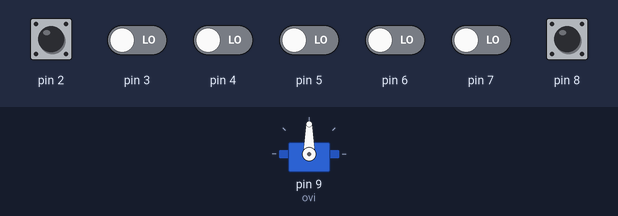
Simulated run of this sketch. Board: Arduino Uno, built with avr-gcc and run on an emulated ATmega328P. On the bench: servo. Inputs (shaded band) come from the test bench; at power-on: pin 2, pin 8 HIGH, pin 3–7 LOW. What the sketch prints to the serial monitor is not drawn.

Above: at 1.7 s.
1.8 s: pin 8 pulled LOW for 0.15 s
At 3.0 s:
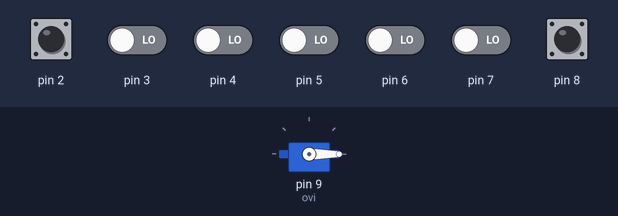
3.9 s: pin 2 pulled LOW for 0.15 s
At 4.36 s:
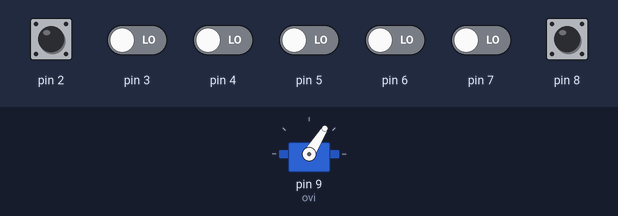
6.0 s: pin 8 pulled LOW for 1 s
At 6.16 s:
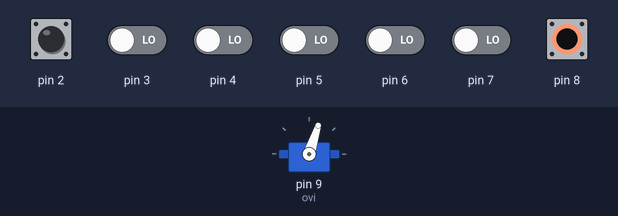
8.5 s: pin 2 pulled LOW for 1 s
At 8.66 s:
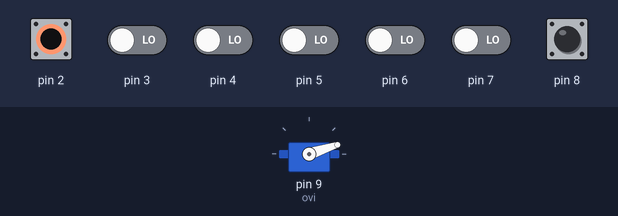
Timing chart, 0 to 11.5 s (numbered marks = the images above; inputs shaded):
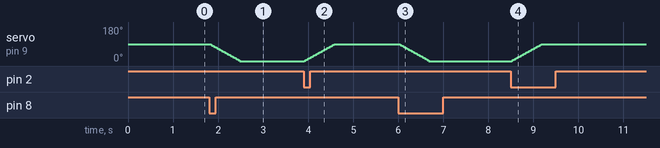

The sketch:

nappiServoOhjaus.ino
```cpp
#include <Servo.h>

Servo ovi;

bool oviAuki = false;

void setup() {
  Serial.begin(115200);

  // --- Servo ---
  ovi.attach(9);
  ovi.write(90); // kiinni
  delay(500);
  Serial.println("SERVO VALMIS");

  // --- Nappien asetus INPUT_PULLUP ---
  DDRD &= ~(1 << DDD2); // D2 input
  PORTD |= (1 << PORTD2); // pull-up D2

  DDRB &= ~(1 << DDB0); // D8 input (PORTB0)
  PORTB |= (1 << PORTB0); // pull-up D8
}

void aukaiseOvi() {
  if (!oviAuki) {
    for (int p = 90; p >= 0; p -= 2) {
      ovi.write(p);
      delay(15);
    }
    oviAuki = true;
  }
}

void suljeOvi() {
  if (oviAuki) {
    for (int p = 0; p <= 90; p += 2) {
      ovi.write(p);
      delay(15);
    }
    oviAuki = false;
  }
}

void loop()
{
  bool nappiKiinni = !(PIND & (1 << PIND2)); // D2 LOW = painettu
  bool nappiAuki = !(PINB & (1 << PINB0));   // D8 LOW = painettu
  if (nappiKiinni) {
    suljeOvi();
  }

  if (nappiAuki) {
    aukaiseOvi();
  }
}
```

Measured:
- after the input at 1.8 s, servo on pin 9 (ovi): moves from 90° to 0° over 0.66 s, starting at once
- after the input at 3.9 s, servo on pin 9 (ovi): moves from 0° to 90° over 0.66 s, starting at once
- after the input at 6.0 s, servo on pin 9 (ovi): moves from 90° to 0° over 0.66 s, starting at once
- after the input at 8.5 s, servo on pin 9 (ovi): moves from 0° to 90° over 0.66 s, starting at once
